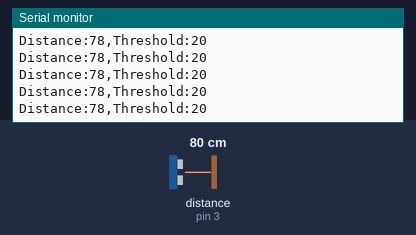
A sketch run on a simulated Arduino Uno, built with avr-gcc and run on an emulated ATmega328P. On the bench: the last lines printed to the serial monitor. Wiring (inferred from the names in the program): ultrasonic range finder: trigger pin 2; echo pin 3. Inputs (shaded band) come from the test bench; at power-on: distance to the obstacle (sensor on pin 3) 80 cm. The echo pulse lasts 58.3 µs per cm.

Above: at 1.2 s.
1.3 s: distance to the obstacle (sensor on pin 3) set to 2 cm
At 1.35 s:
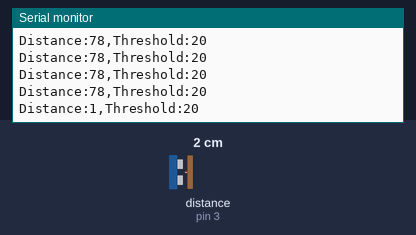
4.3 s: distance to the obstacle (sensor on pin 3) set to 60 cm
At 4.36 s:
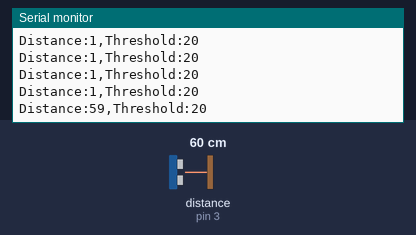
7.3 s: distance to the obstacle (sensor on pin 3) set to 4 cm
At 7.35 s:
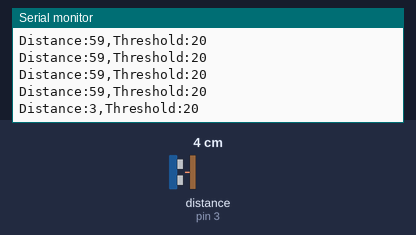
10.3 s: distance to the obstacle (sensor on pin 3) set to 9 cm
At 10.31 s:
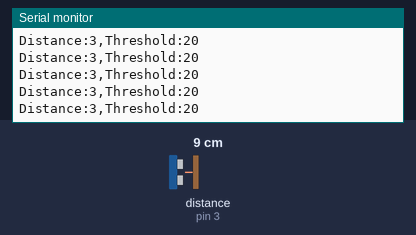
13.3 s: distance to the obstacle (sensor on pin 3) set to 18 cm
At 13.34 s:
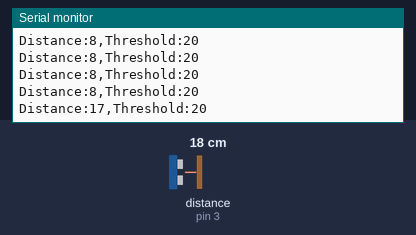
Timing chart, 0 to 16.3 s (numbered marks = the images above; inputs shaded):
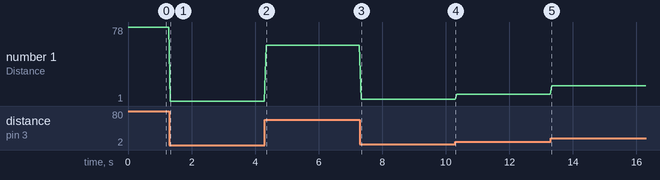

Measured:
- after the input at 1.3 s, the serial monitor: prints a new line at once (image 1)
- after the input at 4.3 s, the serial monitor: prints a new line after 0.05 s (image 2)
- after the input at 7.3 s, the serial monitor: prints a new line at once (image 3)
- after the input at 13.3 s, the serial monitor: prints a new line at once (image 5)
- plotted number 1: 78 → 1 after the input at 1.3 s, 1 → 59 after the input at 4.3 s, 59 → 3 after the input at 7.3 s, 3 → 8 after the input at 10.3 s, 8 → 17 after the input at 13.3 s

The sketch:

2_distance_test.ino
```cpp
/*
  SKETCH 2: ULTRASONIC EYE TEST
*/

const int trigPin = 2;
const int echoPin = 3;

void setup() {
  Serial.begin(9600);
  pinMode(trigPin, OUTPUT);
  pinMode(echoPin, INPUT);
}

void loop() {
  digitalWrite(trigPin, LOW);
  delayMicroseconds(2);
  digitalWrite(trigPin, HIGH);
  delayMicroseconds(10);
  digitalWrite(trigPin, LOW);

  long duration = pulseIn(echoPin, HIGH, 30000);
  int distance = duration * 0.034 / 2;

  if (distance > 0 && distance < 400) {
    Serial.print("Distance:");
    Serial.print(distance);
    Serial.print(",");
    Serial.print("Threshold:");
    Serial.println(20);
  }

  delay(50);
}
```
